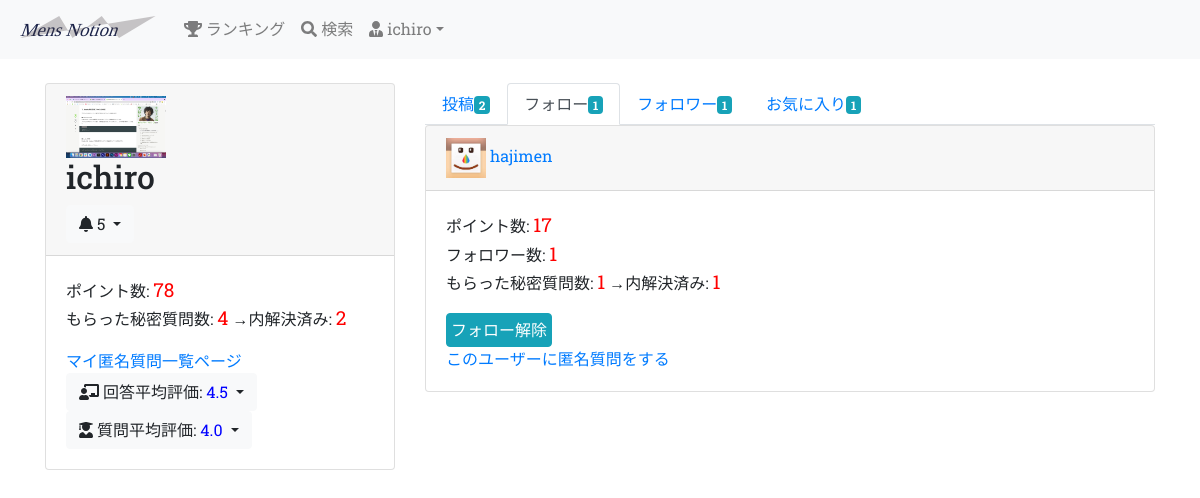
The page /followee/1/ (signed in) on the database as committed earlier.
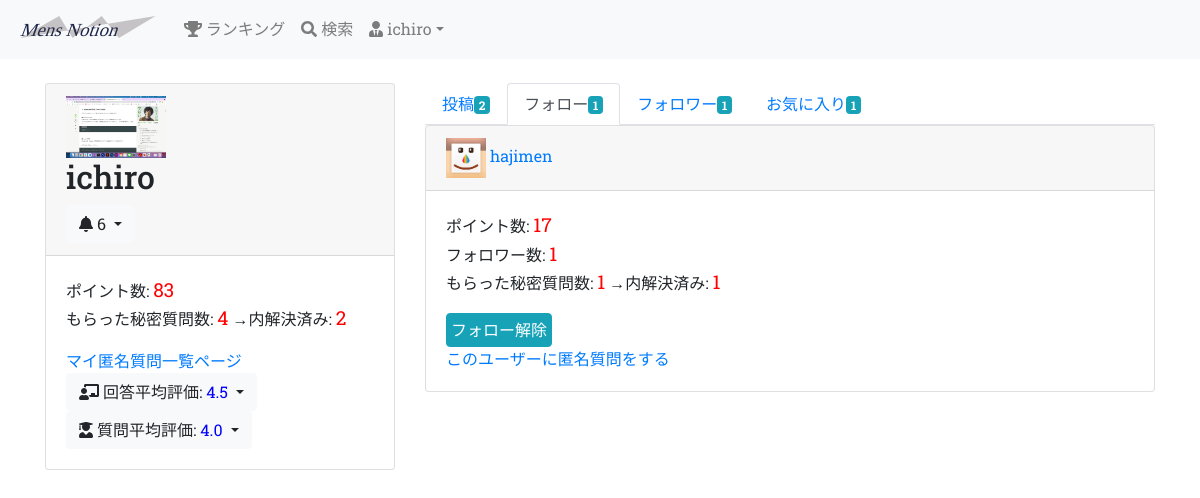
The same page on the database as committed later.
### groomings/models.py (models this page shows, shortened)
class User(AbstractBaseUser, PermissionsMixin):
    username = models.CharField(max_length=150)
    email = models.EmailField(max_length=255, unique=True)
    image = models.FileField(upload_to='user_image/', null=True, blank=True)
    point = models.IntegerField(default=50, validators=[MinValueValidator(0)])
    follow = models.ManyToManyField(
        'self', blank=True, symmetrical=False, related_name="follower"
    )
    is_active = models.BooleanField(default=True)
    is_staff = models.BooleanField(default=False) # 管理画面にログインできるかどうか
    USERNAME_FIELD = 'email' # このテーブルのレコードを一意に識別
    REQUIRED_FIELDS = ['username'] # スーパーユーザー作成時に入力する(emailとパスワードは必須だからそれ以外で)
    objects = UserManager()
    class Meta:
        db_table = 'user'

### groomings/views.py (the view)
# urls.py: path(r'followee/<int:user_id>/', views.followee, name='followee'), # フォローしてるユーザー一覧ページ
@login_required
def followee(request, user_id):
    user = User.objects.get(pk=user_id)
    my_follows = request.user.follow.all() # ログインユーザーがフォローしてるユーザーたち
    followees = user.follow.all() # user_idのユーザーがフォローしてるユーザーたち
    notifys = Notify.objects.filter(user=request.user).order_by('-created_at')
    eval_as_giver = user.user_give_question.filter(is_active=False).order_by('-created_at')
    eval_as_recipient = user.user_receive_question.filter(is_active=False).order_by('-created_at')
    return render(request, 'groomings/follow.html', context={
        "page_owner": user, "my_follows": my_follows, "followees": followees, "notifys": notifys, "eval_as_giver": eval_as_giver, "eval_as_recipient": eval_as_recipient
        })

### groomings/templatetags/tag_event.py (called while the page is built)
@register.filter(name="count_follow")
def count_follow(user):
    return user.follow.all().count()

@register.filter(name="count_follower")
def count_follwer(user):
    return user.follower.all().count()

@register.filter(name="count_my_post")
def count_my_post(user):
    return user.user_post.all().count()

@register.filter(name="count_my_favo")
def count_my_favo(user):
    return user.user_favo_post.all().count()

@register.filter(name="count_unvisit")
def count_unvisit(notifys):
    return notifys.filter(is_visited=False).count()

@register.filter(name="count_nonactive")
def count_nonactive(user):
    return user.user_receive_question.filter(is_active=False).count()

@register.filter(name="ave_eval_ag")
def ave_eval_ag(questions):
    if questions.count() == 0:
        return "none"
    eval = 0
    for question in questions:
        if question.to_giver_point:
            eval += question.to_giver_point
    return eval / questions.count()

### groomings/templates/groomings/follow.html
{% extends "groomings/_user.html" %}
{% load static %}
{% load tag_event %}
{% block posts %}
  <ul class="nav nav-tabs">
    <li class="nav-item"><a href="{% url 'groomings:user' page_owner.id %}" class="nav-link">投稿<span class="badge badge-info">{{ page_owner | count_my_post }}</span></a></li>
    <li class="nav-item"><a href="{% url 'groomings:followee' page_owner.id %}" class="nav-link active">フォロー<span class="badge badge-info">{{ page_owner | count_follow }}</span></a></li>
    <li class="nav-item"><a href="{% url 'groomings:follower' page_owner.id %}" class="nav-link">フォロワー<span class="badge badge-info">{{ page_owner | count_follower }}</span></a></li>
    <li class="nav-item"><a href="{% url 'groomings:user_favo' page_owner.id %}" class="nav-link">お気に入り<span class="badge badge-info">{{ page_owner | count_my_favo }}</span></a></li>
  </ul>
  {% for followee in followees %}
    <div class="card">
      <div class="card-header">
        {% if followee.image %}
          <img src="{{ followee.image.url }}" alt="" width="40px">
        {% else %}
          <img src="{% static 'static_image/default.png' %}" alt="" width="40px">
        {% endif %}
        <a href="{% url 'groomings:user' followee.id  %}">{{ followee.username }}</a>
      </div>
      <div class="card-body">
        <p>
          ポイント数: <span class="number">{{ followee.point }}</span><br>
          フォロワー数: <span class="number">{{ followee.follower.count }}</span><br>
          もらった秘密質問数: <span class="number">{{ followee.user_receive_question.count }}</span> →内解決済み: <span class="number">{{ followee | count_nonactive }}</span>
        </p>
        {% if followee != request.user %}
          {% if followee in my_follows %}
            <a href="{% url 'groomings:unfollow' followee.id %}" class="btn btn-info p-1">フォロー解除</a>
          {% else %}
            <a href="{% url 'groomings:follow' followee.id %}" class="btn btn-outline-info p-1">フォローする</a>
          {% endif %}
          <br><a href="{% url 'groomings:create_question' followee.id %}">このユーザーに匿名質問をする</a>
        {% endif %}
      </div>
    </div>
  {% endfor %}
{% endblock %}

### groomings/templates/groomings/_user.html (shortened to what this page needs)
{% extends "groomings/base.html" %}
{% load static %}
{% load tag_event %}
{% block content %}
  <div class="row">
    <div class="col-md-4">
      <div class="card">
        <div class="card-header">
          {% if page_owner.image %}
            <img src="{{ page_owner.image.url }}" alt="" width="100px">
          {% else %}
            <img src="{% static 'static_image/default.png' %}" alt="" width="100px">
          {% endif %}
          <h2>{{ page_owner.username }}</h2>
          {% if page_owner == request.user %}
            <div class="dropdown notify">
              <button type="button" class="btn btn-light dropdown-toggle" data-toggle="dropdown">
                <i class="fas fa-bell"></i> {{ notifys | count_unvisit }}
              </button>
            </div>
          {% endif %}
        </div>
        <div class="card-body">
          <p>
            ポイント数: <span class="number">{{ page_owner.point }}</span><br>
            もらった秘密質問数: <span class="number">{{ page_owner.user_receive_question.count }}</span> →内解決済み: <span class="number">{{ page_owner | count_nonactive }}</span>
          </p>
          {% if page_owner == request.user %}
            <a href="{% url 'groomings:anyms' %}">マイ匿名質問一覧ページ</a>
          {% endif %}
          <div class="dropdown">
            <button type="button" class="btn btn-light dropdown-toggle" data-toggle="dropdown">
              <i class="fas fa-chalkboard-teacher"></i> 回答平均評価: <span class="secret_number">{{ eval_as_recipient | ave_eval_ar }}</span>
            </button>
          </div>
          <div class="dropdown">
            <button type="button" class="btn btn-light dropdown-toggle" data-toggle="dropdown">
              <i class="fas fa-user-graduate"></i> 質問平均評価: <span class="secret_number">{{ eval_as_giver | ave_eval_ag }}</span>
            </button>
          </div>
        </div>
      </div>
    </div>
    <div class="col-md-8">
      {% block posts %}{% endblock %}
    </div>
  </div>
{% endblock %}

### groomings/templates/groomings/base.html (shortened to what this page needs)
{% load static %}<!DOCTYPE html>
<html lang="ja">
    <head>
        <link rel="stylesheet" href="https://stackpath.bootstrapcdn.com/bootstrap/4.5.0/css/bootstrap.min.css">
        <link rel="stylesheet" type="text/css" href="{% static 'base.css' %}">
    </head>
    <body>
        <header class="mb-4">
            <nav class="navbar navbar-expand-sm navbar-light bg-light">
                <a href="{% url 'groomings:top' %}" class="navbar-brand"><img src="{% static 'static_image/logo.svg' %}" height="30px"></a>
                <div class="collapse navbar-collapse" id="nav-bar">
                    <ul class="navbar-nav">
                        <li class="nav-item"><a href="{% url 'groomings:ranking' %}" class="nav-link"><i class="fas fa-trophy"></i> ランキング</a></li>
                        <li class="nav-item"><a href="{% url 'groomings:search' %}" class="nav-link"><i class="fas fa-search"></i> 検索</a></li>
                        <li class="nav-item dropdown">
                            {% if request.user.is_authenticated %}
                            <a href="#" class="nav-link dropdown-toggle" data-toggle="dropdown"><i class="fas fa-user-tie"></i> {{ request.user.username }}</a>
                            {% endif %}
                        </li>
                    </ul>
                </div>
            </nav>
        </header>
        <div class="container">
            {% block content %}{% endblock %}
        </div>
    </body>
</html>

Rows that differ between the two databases and show on the page:
changed User "ichiro": point "78" → "83"
Other text that changed with them:
{{ notifys | count_unvisit }}: "5" → "6"
